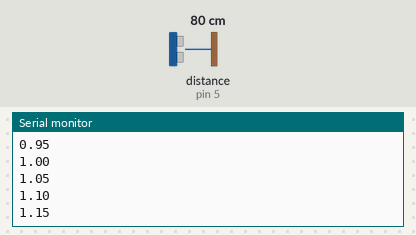
Bench run of a sketch on a simulated Arduino Uno, built with avr-gcc and run on an emulated ATmega328P. Shown: the last lines printed to the serial monitor. Wiring (inferred from the names in the program): ultrasonic range finder: trigger pin 4; echo pin 5. Inputs (shaded band) come from the test bench; at power-on: distance to the obstacle (sensor on pin 5) 80 cm. The echo pulse lasts 58.3 µs per cm.

Above: at 1.2 s.
1.3 s: distance to the obstacle (sensor on pin 5) set to 9 cm
At 1.37 s:
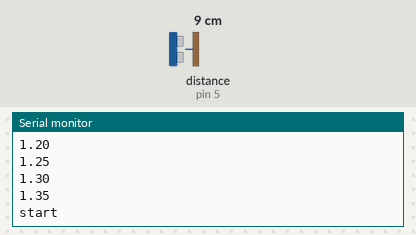
2.8 s: distance to the obstacle (sensor on pin 5) set to 60 cm
At 2.82 s:
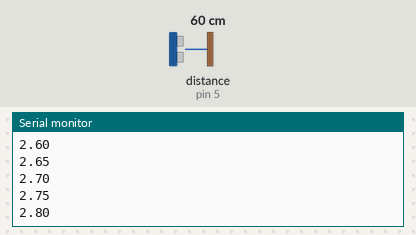
Timing chart, 0 to 5.8 s (numbered marks = the images above; inputs shaded):
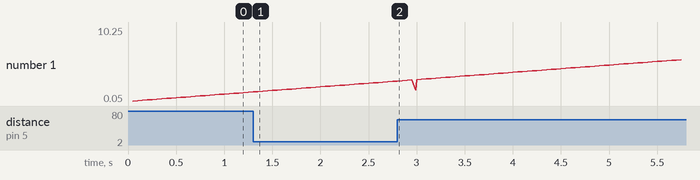

Measured:
- after the input at 1.3 s, the serial monitor: prints a new line after 0.07 s (image 1)

The sketch:

task2-sub.ino
```cpp
#include <MsTimer2.h>
const int trig = 4; //Trig ピンをデジタル 4 番に接続
const int echo = 5; //Echo ピンをデジタル 5 番に接続
unsigned long interval; //Echo のパルス幅
float l, time = 0, a, start_t, goal_t;
int i = 0, b = 0;

void countsec(){ //時間の計測
  time = millis();
  Serial.println(time/1000);
  }

void setup() {
  pinMode(trig, OUTPUT);//4 番を出力ポートに設定
  pinMode(echo, INPUT);//5 番を入力ポートに設定
  Serial.begin(9600);
  MsTimer2::set(50, countsec); // タイマ割り込み間隔の設定(T=500ms)
  MsTimer2::start(); // タイマ割り込み開始*/
}

 void loop(){

  if( b == 0){
  //time = millis();
  digitalWrite(trig, HIGH); //10μs のパルスをセンサーに入力
  delayMicroseconds(10);
  digitalWrite(trig, LOW); //LOW に戻す

  interval = pulseIn(echo, HIGH, 500000);//Echo 信号が HIGH である時間(μs)を計測
  l = (331.5 + 0.61 * 25) * interval / 1000000 / 2 * 100;//距離の計算

  //Serial.println(time/1000);


  if(l > 5 && l < 10 && i == 0){//距離が10ｃｍ未満の時
  Serial.println("start");
  start_t = millis();
  i = 1;
   }

   else if(l > 40 && l < 100 && i == 1){
    Serial.println("goal");
    goal_t = millis();
   i = 2;
   }

   //else if(l <= 5){


  else if(i == 2){
    a = goal_t - start_t;
   Serial.println(a/1000);
   i = 0;
  }

  }
   delay(100); //次の Trig 信号の入力まで 100ms 待機

 }
```
